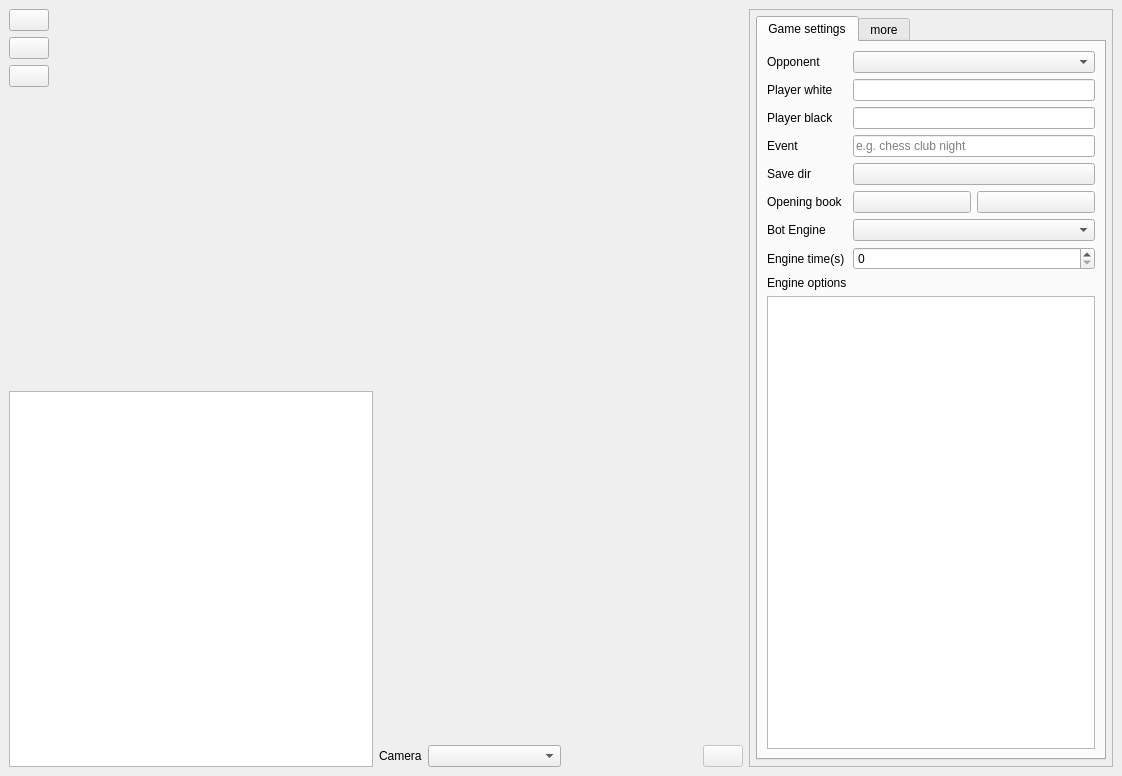
<?xml version="1.0" encoding="UTF-8"?>
<ui version="4.0">
 <class>MainWindow</class>
 <widget class="QMainWindow" name="MainWindow">
  <property name="geometry">
   <rect>
    <x>0</x>
    <y>0</y>
    <width>1122</width>
    <height>776</height>
   </rect>
  </property>
  <property name="focusPolicy">
   <enum>Qt::StrongFocus</enum>
  </property>
  <property name="windowTitle">
   <string>Acid Chess</string>
  </property>
  <widget class="QWidget" name="centralwidget">
   <layout class="QHBoxLayout" name="horizontalLayout_2">
    <item>
     <layout class="QHBoxLayout" name="horizontalLayoutMain" stretch="3,3,3">
      <property name="sizeConstraint">
       <enum>QLayout::SetDefaultConstraint</enum>
      </property>
      <item>
       <layout class="QVBoxLayout" name="verticalLayout_2">
        <item>
         <layout class="QHBoxLayout" name="horizontalLayout_3" stretch="0,0,0">
          <item>
           <layout class="QVBoxLayout" name="verticalLayout_6">
            <item>
             <widget class="QPushButton" name="pushButtonStartPause">
              <property name="toolTip">
               <string>start / stop game</string>
              </property>
              <property name="text">
               <string/>
              </property>
              <property name="icon">
               <iconset resource="res/icons.qrc">
                <normaloff>:/play.svg</normaloff>:/play.svg</iconset>
              </property>
              <property name="iconSize">
               <size>
                <width>24</width>
                <height>28</height>
               </size>
              </property>
             </widget>
            </item>
            <item>
             <widget class="QPushButton" name="pushButtonMoveUndo">
              <property name="toolTip">
               <string>undo last move</string>
              </property>
              <property name="text">
               <string/>
              </property>
              <property name="icon">
               <iconset resource="res/icons.qrc">
                <normaloff>:/undo-action.svg</normaloff>:/undo-action.svg</iconset>
              </property>
              <property name="iconSize">
               <size>
                <width>24</width>
                <height>24</height>
               </size>
              </property>
             </widget>
            </item>
            <item>
             <widget class="QPushButton" name="pushButtonMuteUnmute">
              <property name="toolTip">
               <string>mute / unmute sound</string>
              </property>
              <property name="text">
               <string/>
              </property>
              <property name="icon">
               <iconset resource="res/icons.qrc">
                <normaloff>:/sound-high.svg</normaloff>:/sound-high.svg</iconset>
              </property>
              <property name="iconSize">
               <size>
                <width>25</width>
                <height>24</height>
               </size>
              </property>
             </widget>
            </item>
            <item>
             <spacer name="verticalSpacer">
              <property name="orientation">
               <enum>Qt::Vertical</enum>
              </property>
              <property name="sizeHint" stdset="0">
               <size>
                <width>20</width>
                <height>40</height>
               </size>
              </property>
             </spacer>
            </item>
           </layout>
          </item>
          <item>
           <layout class="QVBoxLayout" name="verticalLayout_5"/>
          </item>
          <item>
           <widget class="QWidget" name="boardRendered" native="true">
            <property name="sizePolicy">
             <sizepolicy hsizetype="Expanding" vsizetype="Expanding">
              <horstretch>0</horstretch>
              <verstretch>0</verstretch>
             </sizepolicy>
            </property>
           </widget>
          </item>
         </layout>
        </item>
        <item>
         <widget class="QPlainTextEdit" name="plainTextLogbox">
          <property name="readOnly">
           <bool>true</bool>
          </property>
         </widget>
        </item>
       </layout>
      </item>
      <item>
       <layout class="QVBoxLayout" name="verticalLayout" stretch="1,1">
        <item>
         <widget class="QLabel" name="labelStatus">
          <property name="font">
           <font>
            <pointsize>72</pointsize>
            <bold>true</bold>
            <strikeout>false</strikeout>
            <kerning>false</kerning>
           </font>
          </property>
          <property name="styleSheet">
           <string notr="true">QLabel { color : #F9F9F9; }</string>
          </property>
          <property name="text">
           <string/>
          </property>
          <property name="alignment">
           <set>Qt::AlignCenter</set>
          </property>
          <property name="wordWrap">
           <bool>true</bool>
          </property>
         </widget>
        </item>
        <item>
         <layout class="QVBoxLayout" name="verticalLayout_7">
          <item>
           <layout class="QHBoxLayout" name="horizontalLayout_4">
            <item>
             <layout class="QVBoxLayout" name="verticalLayout_8"/>
            </item>
            <item>
             <widget class="QWidget" name="boardDebug" native="true">
              <property name="sizePolicy">
               <sizepolicy hsizetype="Expanding" vsizetype="Expanding">
                <horstretch>0</horstretch>
                <verstretch>0</verstretch>
               </sizepolicy>
              </property>
             </widget>
            </item>
           </layout>
          </item>
          <item>
           <layout class="QHBoxLayout" name="horizontalLayout_5">
            <item>
             <widget class="QLabel" name="label_4">
              <property name="text">
               <string>Camera</string>
              </property>
             </widget>
            </item>
            <item>
             <widget class="QComboBox" name="comboBoxCamera">
              <property name="minimumSize">
               <size>
                <width>133</width>
                <height>0</height>
               </size>
              </property>
             </widget>
            </item>
            <item>
             <spacer name="horizontalSpacer">
              <property name="orientation">
               <enum>Qt::Horizontal</enum>
              </property>
              <property name="sizeHint" stdset="0">
               <size>
                <width>40</width>
                <height>20</height>
               </size>
              </property>
             </spacer>
            </item>
            <item>
             <widget class="QPushButton" name="pushButtonReDetectCorners">
              <property name="enabled">
               <bool>false</bool>
              </property>
              <property name="toolTip">
               <string>re-detect board corners</string>
              </property>
              <property name="text">
               <string/>
              </property>
              <property name="icon">
               <iconset resource="res/icons.qrc">
                <normaloff>:/frame-alt-empty.svg</normaloff>:/frame-alt-empty.svg</iconset>
              </property>
             </widget>
            </item>
           </layout>
          </item>
         </layout>
        </item>
       </layout>
      </item>
      <item>
       <widget class="QScrollArea" name="scrollAreaSettings">
        <property name="widgetResizable">
         <bool>true</bool>
        </property>
        <widget class="QWidget" name="scrollAreaWidgetContents">
         <property name="enabled">
          <bool>true</bool>
         </property>
         <property name="geometry">
          <rect>
           <x>0</x>
           <y>0</y>
           <width>357</width>
           <height>748</height>
          </rect>
         </property>
         <layout class="QVBoxLayout" name="verticalLayout_4">
          <property name="leftMargin">
           <number>6</number>
          </property>
          <property name="topMargin">
           <number>6</number>
          </property>
          <property name="rightMargin">
           <number>6</number>
          </property>
          <property name="bottomMargin">
           <number>6</number>
          </property>
          <item>
           <widget class="QTabWidget" name="tabWidgetGameSetting">
            <property name="sizePolicy">
             <sizepolicy hsizetype="Expanding" vsizetype="Expanding">
              <horstretch>0</horstretch>
              <verstretch>0</verstretch>
             </sizepolicy>
            </property>
            <property name="currentIndex">
             <number>0</number>
            </property>
            <widget class="QWidget" name="tabWidgetGameSettingPage1">
             <attribute name="title">
              <string>Game settings</string>
             </attribute>
             <layout class="QVBoxLayout" name="verticalLayout_3">
              <item>
               <layout class="QFormLayout" name="formLayout">
                <property name="labelAlignment">
                 <set>Qt::AlignLeading|Qt::AlignLeft|Qt::AlignVCenter</set>
                </property>
                <property name="formAlignment">
                 <set>Qt::AlignLeading|Qt::AlignLeft|Qt::AlignTop</set>
                </property>
                <item row="0" column="0">
                 <widget class="QLabel" name="label">
                  <property name="text">
                   <string>Opponent</string>
                  </property>
                 </widget>
                </item>
                <item row="0" column="1">
                 <widget class="QComboBox" name="comboBoxOpponent">
                  <property name="minimumSize">
                   <size>
                    <width>133</width>
                    <height>0</height>
                   </size>
                  </property>
                 </widget>
                </item>
                <item row="1" column="0">
                 <widget class="QLabel" name="label_2">
                  <property name="text">
                   <string>Player white</string>
                  </property>
                 </widget>
                </item>
                <item row="1" column="1">
                 <widget class="QLineEdit" name="lineEditPlayerWhite">
                  <property name="minimumSize">
                   <size>
                    <width>133</width>
                    <height>0</height>
                   </size>
                  </property>
                  <property name="text">
                   <string/>
                  </property>
                  <property name="placeholderText">
                   <string/>
                  </property>
                 </widget>
                </item>
                <item row="2" column="0">
                 <widget class="QLabel" name="label_3">
                  <property name="text">
                   <string>Player black</string>
                  </property>
                 </widget>
                </item>
                <item row="2" column="1">
                 <widget class="QLineEdit" name="lineEditPlayerBlack">
                  <property name="minimumSize">
                   <size>
                    <width>133</width>
                    <height>0</height>
                   </size>
                  </property>
                  <property name="placeholderText">
                   <string/>
                  </property>
                 </widget>
                </item>
                <item row="3" column="0">
                 <widget class="QLabel" name="label_9">
                  <property name="text">
                   <string>Event</string>
                  </property>
                 </widget>
                </item>
                <item row="3" column="1">
                 <widget class="QLineEdit" name="lineEditEventName">
                  <property name="minimumSize">
                   <size>
                    <width>133</width>
                    <height>0</height>
                   </size>
                  </property>
                  <property name="text">
                   <string/>
                  </property>
                  <property name="placeholderText">
                   <string>e.g. chess club night</string>
                  </property>
                 </widget>
                </item>
                <item row="5" column="0">
                 <widget class="QLabel" name="label_5">
                  <property name="text">
                   <string>Save dir</string>
                  </property>
                 </widget>
                </item>
                <item row="5" column="1">
                 <widget class="QPushButton" name="pushButtonSaveGamesTo">
                  <property name="text">
                   <string/>
                  </property>
                  <property name="icon">
                   <iconset resource="res/icons.qrc">
                    <normaloff>:/save-action-floppy.svg</normaloff>:/save-action-floppy.svg</iconset>
                  </property>
                 </widget>
                </item>
                <item row="6" column="0">
                 <widget class="QLabel" name="labelOpeningBook">
                  <property name="text">
                   <string>Opening book</string>
                  </property>
                 </widget>
                </item>
                <item row="6" column="1">
                 <layout class="QHBoxLayout" name="horizontalLayout_8">
                  <item>
                   <widget class="QPushButton" name="pushButtonOpeningBook">
                    <property name="text">
                     <string/>
                    </property>
                   </widget>
                  </item>
                  <item>
                   <widget class="QPushButton" name="pushButtonOpeningBookRemove">
                    <property name="text">
                     <string/>
                    </property>
                    <property name="icon">
                     <iconset resource="res/icons.qrc">
                      <normaloff>:/delete-circle.svg</normaloff>:/delete-circle.svg</iconset>
                    </property>
                   </widget>
                  </item>
                 </layout>
                </item>
                <item row="7" column="0">
                 <widget class="QLabel" name="labelEngine">
                  <property name="text">
                   <string>Bot Engine</string>
                  </property>
                 </widget>
                </item>
                <item row="7" column="1">
                 <widget class="QComboBox" name="comboBoxEngine">
                  <property name="minimumSize">
                   <size>
                    <width>132</width>
                    <height>0</height>
                   </size>
                  </property>
                 </widget>
                </item>
                <item row="8" column="0">
                 <widget class="QLabel" name="labelEngineTime">
                  <property name="text">
                   <string>Engine time(s)</string>
                  </property>
                 </widget>
                </item>
                <item row="8" column="1">
                 <widget class="QSpinBox" name="spinBoxEngineTime">
                  <property name="maximum">
                   <number>1000</number>
                  </property>
                 </widget>
                </item>
                <item row="9" column="0">
                 <widget class="QLabel" name="labelEngineConfig">
                  <property name="text">
                   <string>Engine options</string>
                  </property>
                 </widget>
                </item>
                <item row="11" column="0" colspan="2">
                 <widget class="QPlainTextEditFocusSignaled" name="plainTextEditEngineOptions">
                  <property name="tabChangesFocus">
                   <bool>true</bool>
                  </property>
                  <property name="undoRedoEnabled">
                   <bool>false</bool>
                  </property>
                  <property name="lineWrapMode">
                   <enum>QPlainTextEdit::NoWrap</enum>
                  </property>
                  <property name="centerOnScroll">
                   <bool>false</bool>
                  </property>
                 </widget>
                </item>
               </layout>
              </item>
             </layout>
            </widget>
            <widget class="QWidget" name="tab">
             <attribute name="title">
              <string>more</string>
             </attribute>
             <layout class="QFormLayout" name="formLayout_3">
              <property name="labelAlignment">
               <set>Qt::AlignLeading|Qt::AlignLeft|Qt::AlignVCenter</set>
              </property>
              <property name="formAlignment">
               <set>Qt::AlignLeading|Qt::AlignLeft|Qt::AlignTop</set>
              </property>
              <item row="0" column="0">
               <widget class="QLabel" name="label_7">
                <property name="text">
                 <string>Collect training data</string>
                </property>
               </widget>
              </item>
              <item row="0" column="1">
               <widget class="QCheckBox" name="checkBoxCollectTrainingData">
                <property name="enabled">
                 <bool>true</bool>
                </property>
                <property name="text">
                 <string/>
                </property>
                <property name="checked">
                 <bool>false</bool>
                </property>
               </widget>
              </item>
              <item row="1" column="0">
               <widget class="QLabel" name="label_8">
                <property name="text">
                 <string>Collect threshold propability &lt; perc.</string>
                </property>
               </widget>
              </item>
              <item row="1" column="1">
               <widget class="QSpinBox" name="spinBoxCollectTrainingDataThreshold">
                <property name="maximum">
                 <number>100</number>
                </property>
                <property name="value">
                 <number>95</number>
                </property>
               </widget>
              </item>
              <item row="2" column="0">
               <widget class="QLabel" name="label_6">
                <property name="text">
                 <string>Training data save dir</string>
                </property>
               </widget>
              </item>
              <item row="3" column="0">
               <widget class="QLabel" name="label_11">
                <property name="text">
                 <string>Visual debug delay (detector)</string>
                </property>
               </widget>
              </item>
              <item row="3" column="1">
               <widget class="QCheckBox" name="checkBoxVisualDebugDelay">
                <property name="text">
                 <string/>
                </property>
               </widget>
              </item>
              <item row="2" column="1">
               <widget class="QPushButton" name="pushButtonCollectTrainingDataSaveTo">
                <property name="text">
                 <string/>
                </property>
                <property name="icon">
                 <iconset resource="res/icons.qrc">
                  <normaloff>:/save-action-floppy.svg</normaloff>:/save-action-floppy.svg</iconset>
                </property>
               </widget>
              </item>
             </layout>
            </widget>
           </widget>
          </item>
         </layout>
        </widget>
       </widget>
      </item>
     </layout>
    </item>
   </layout>
  </widget>
 </widget>
 <customwidgets>
  <customwidget>
   <class>QPlainTextEditFocusSignaled</class>
   <extends>QPlainTextEdit</extends>
   <header>widgets</header>
  </customwidget>
 </customwidgets>
 <resources>
  <include location="res/icons.qrc"/>
 </resources>
 <connections/>
</ui>
